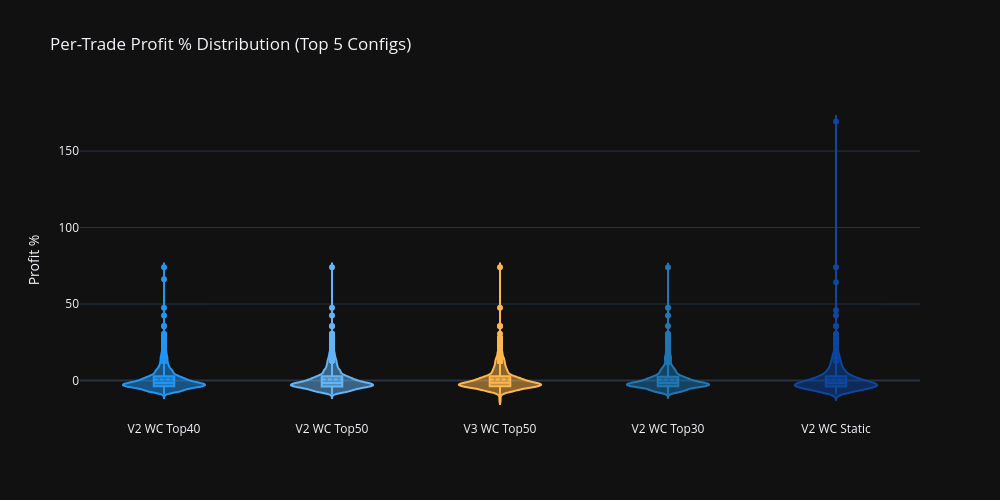

This figure's notebook cell:
### Markdown cell above
---
## 7. Trade Distribution Analysis

### Code cell
top5_calmar = metrics_df.head(5)["Config"].tolist()
print(f"Top 5 by Calmar: {top5_calmar}")

# Combine trades for top 5
top5_trades = pd.concat([all_trades[l] for l in top5_calmar], ignore_index=True)

# Profit ratio violin
fig_violin = go.Figure()
for label in top5_calmar:
    tdf = all_trades[label]
    color = COLOR_MAP.get(label, "gray")
    fig_violin.add_trace(
        go.Violin(
            y=tdf["profit_ratio"] * 100,
            name=label,
            line_color=color,
            meanline_visible=True,
            box_visible=True,
        )
    )
fig_violin.update_layout(
    title="Per-Trade Profit % Distribution (Top 5 Configs)",
    yaxis_title="Profit %",
    height=500, width=1000,
    showlegend=False,
)
fig_violin.show()

### Figure 1 — Plotly figure (JSON) as saved in the notebook; plotly's stock layout.template omitted (floating-point values rounded to 4 significant figures; data arrays with more than 128 entries replaced by an {"elided": "..."} marker saying what was removed)
{"data": [{"box": {"visible": true}, "line": {"color": "#2196F3"}, "meanline": {"visible": true}, "name": "V2 WC Top40", "type": "violin", "y": {"elided": "1666 float values"}}, {"box": {"visible": true}, "line": {"color": "#64B5F6"}, "meanline": {"visible": true}, "name": "V2 WC Top50", "type": "violin", "y": {"elided": "1858 float values"}}, {"box": {"visible": true}, "line": {"color": "#FFB74D"}, "meanline": {"visible": true}, "name": "V3 WC Top50", "type": "violin", "y": {"elided": "1497 float values"}}, {"box": {"visible": true}, "line": {"color": "#1f77b4"}, "meanline": {"visible": true}, "name": "V2 WC Top30", "type": "violin", "y": {"elided": "1380 float values"}}, {"box": {"visible": true}, "line": {"color": "#0D47A1"}, "meanline": {"visible": true}, "name": "V2 WC Static", "type": "violin", "y": {"elided": "2049 float values"}}], "layout": {"height": 500, "showlegend": false, "title": {"text": "Per-Trade Profit % Distribution (Top 5 Configs)"}, "width": 1000, "yaxis": {"title": {"text": "Profit %"}}}}
